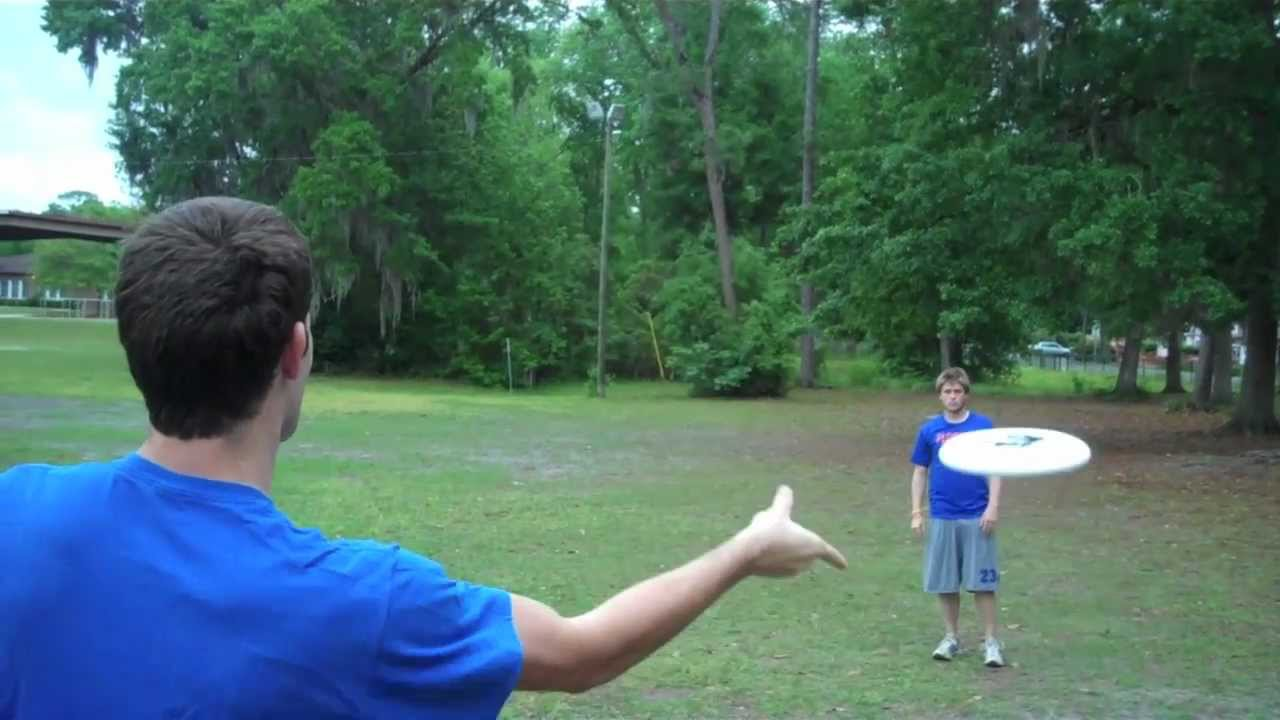
#> input picture Capstone/frisbee.jpeg, 1280 x 720 px
$ python CV_Testing.py
#> lines starting #> are read from the running program, lines starting #| are printed output that depends on the picture
import cv2
import numpy as np

def show(img):
    # Display the image in a window named "Image"
	cv2.imshow('Image', img)

	# Wait until a key is pressed, then close the window
	cv2.waitKey(0)
	cv2.destroyAllWindows()

image = cv2.imread("frisbee.jpeg")
#> image is the input picture: shape (720, 1280, 3); mean B, G, R 102.8, 108.7, 77.1

hsv_image = cv2.cvtColor(image, cv2.COLOR_BGR2GRAY)
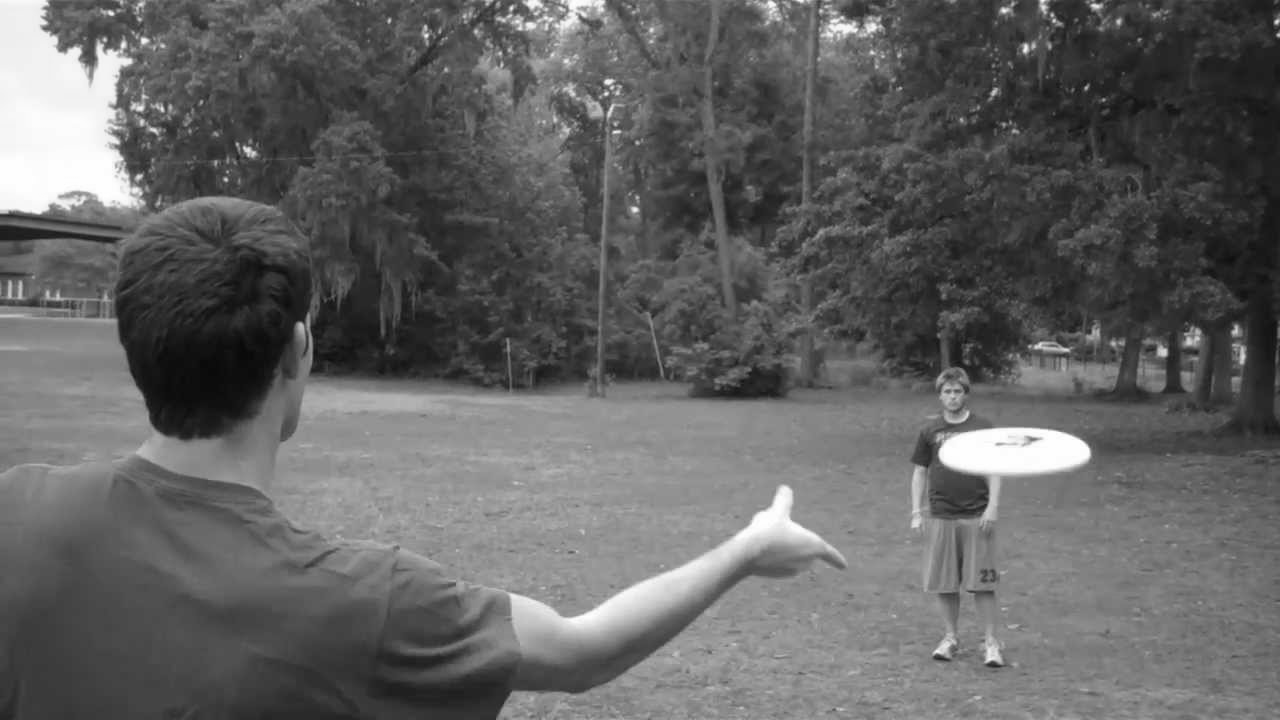
#> hsv_image: shape (720, 1280); min 8, max 255, mean 98.6
show(hsv_image)

#> (the run stopped early here; a loop or call above may not have finished)
